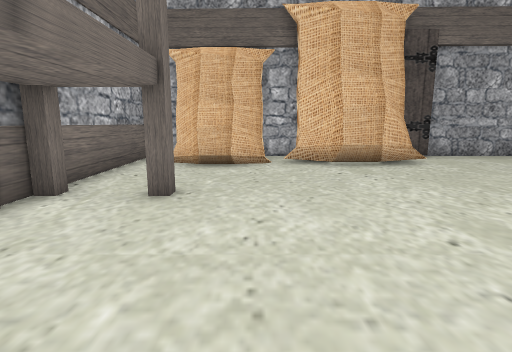
[1] (above)

14 first-person views from a walk through a Unity game level. The camera is 1.2 m above the floor, tilts 10° down and sees 80° across. The floor is counted in squares, 1 m on a side. Each view is taken from the middle of a square. On the plan, view 1 faces up. The plan holds only what a view shows up to about 13 squares ahead; the rest is blank. The place goes on beyond the plan.

[2]
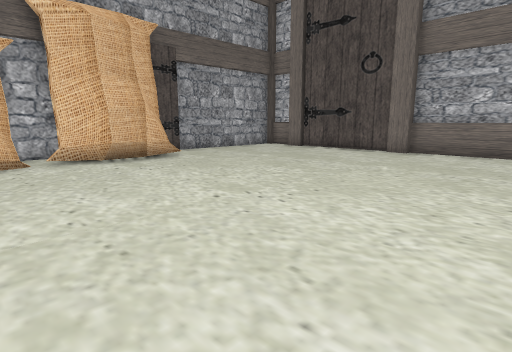

[3]
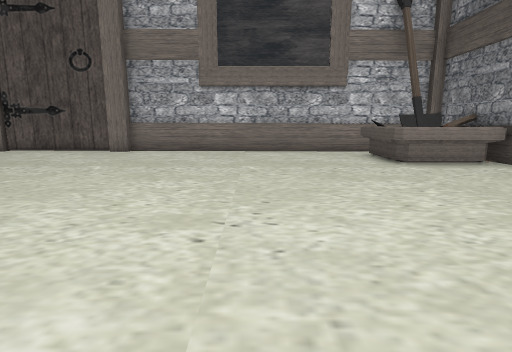

[4]
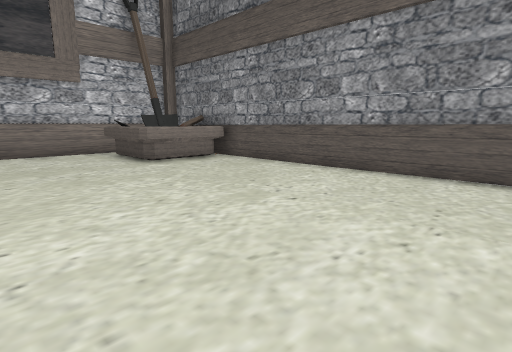

[5]
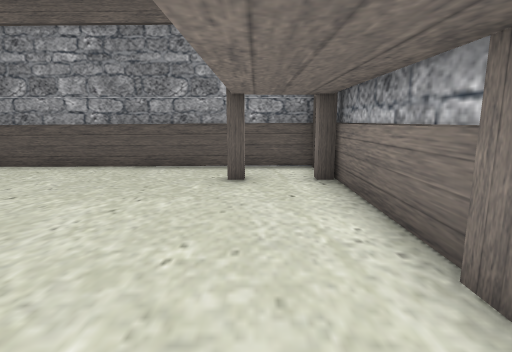

[6]
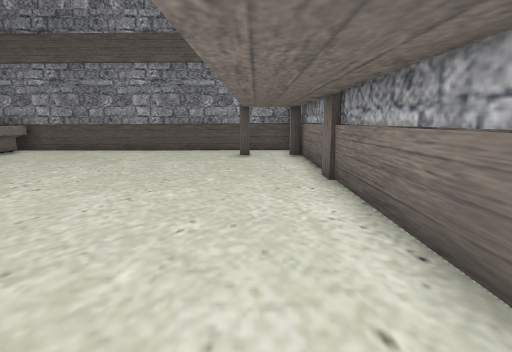

[7]
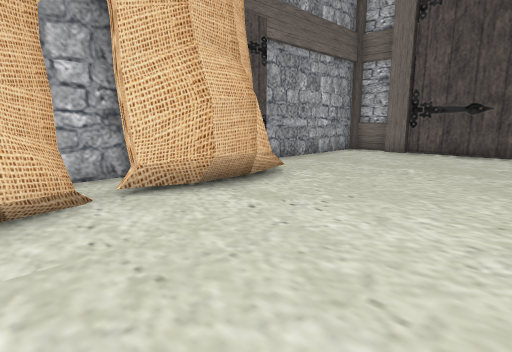

[8]
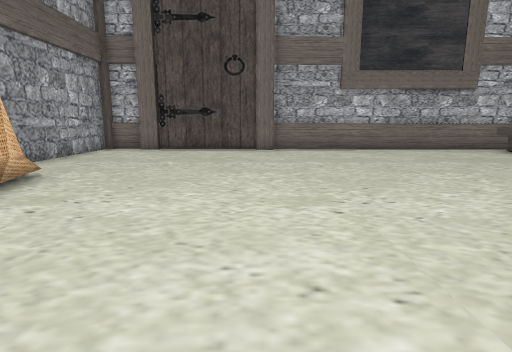

[9]
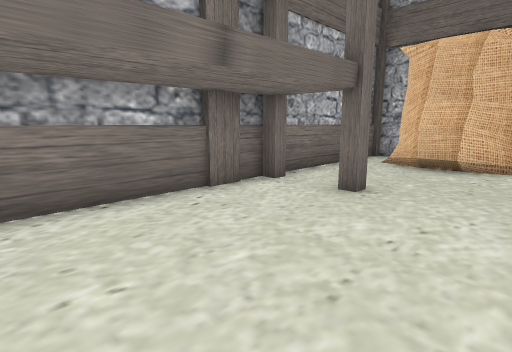

[10]
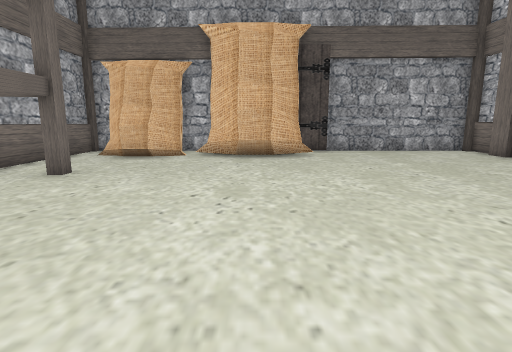

[11]
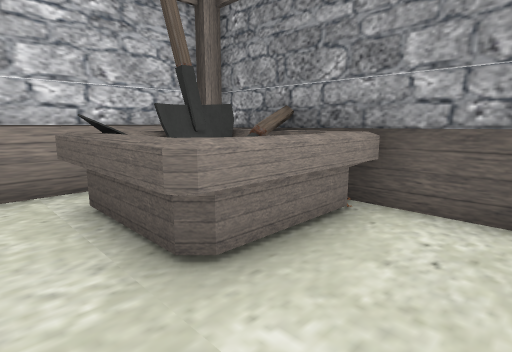

[12]
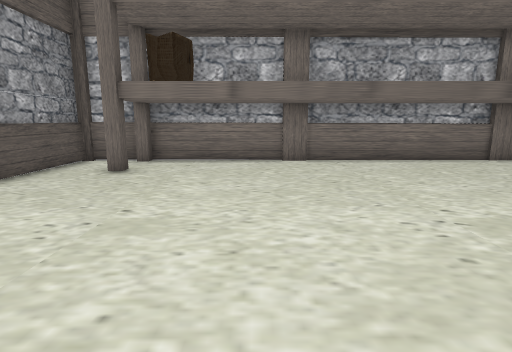

[13]
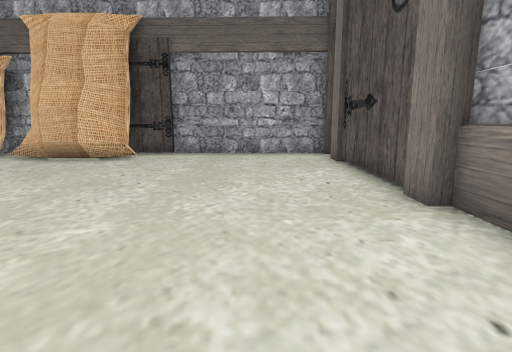

[14]
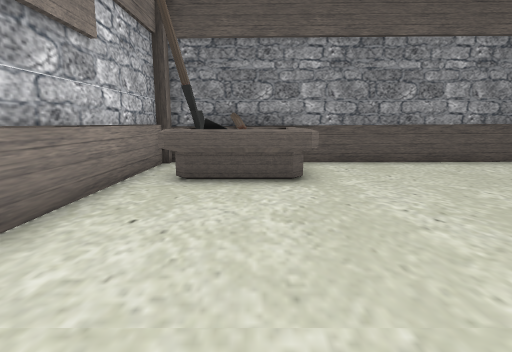

### Floor plan
Points are (right, up) in squares from view 1. A wall is a line through its corners. A room is listed if a view was taken in it or the views show most of it. See-through windows are left out.
Room 1 (views 1, 2, 3, 4, 5, 6, 7, 8, 9, 10, 11, 12, 13, 14)
walls: (11.6, 3.2) (11.6, 9.1); (-3.3, 5.2) (-3.3, 4.8) (-3.7, 4.8); (-3.7, 5.1) (-3.7, -9.5) (11.6, -9.5); (6, 10.4) (4.3, 10.4); (1.9, 10.7) (-0.7, 10.7); (-1.9, -7.3) (-1.4, -7.3); (11.8, 8.2) (11.8, 10.7) (5.9, 10.7); (-3.7, -7.3) (-3.2, -7.3); (-2.7, 10.7) (-3.7, 10.7) (-3.7, 5.6); (11.8, -9.1) (11.8, 3.2)
ways out: gap at (-3, -7); gap at (-3, 5)
objects: other object (-2, 9) to (0, 10); other object (1, 9) to (5, 10); other object (8, -9) to (11, -6)

Positions as (right, up) in squares from view 1, and headings:
1: (0, 0), facing up
2: (-1, -1), facing up-right
3: (-1, -2), facing right
4: (-1, -2), facing down-right
5: (-2, -1), facing down
6: (-2, 4), facing down
7: (-1, 4), facing up-right
8: (-2, 4), facing right
9: (1, 0), facing up-left
10: (3, -2), facing up
11: (6, -5), facing down-right
12: (6, -4), facing left
13: (9, -1), facing up
14: (9, 0), facing down
